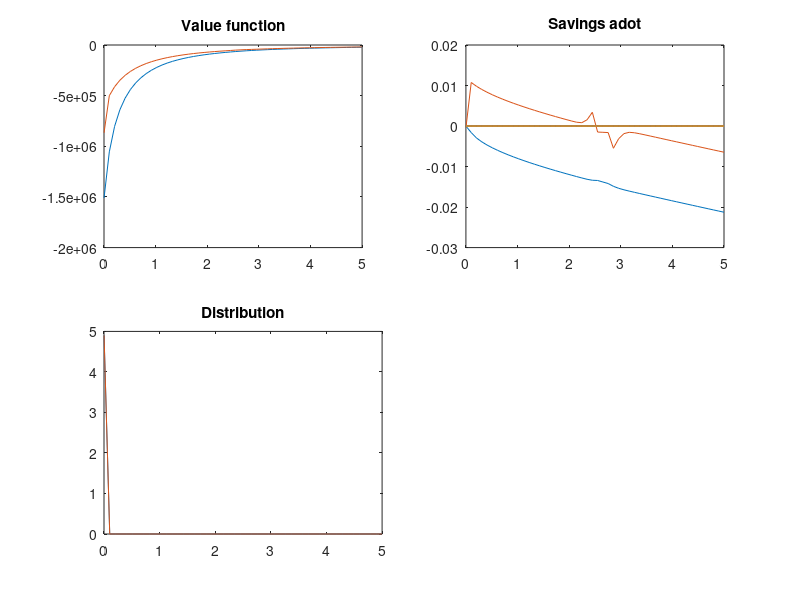

This figure's MATLAB source:
%% Set parameters
clc
clear 
lambda = 0.02;
gamma = 3.5;
eta = 1.5
chi = 1.0;
rho = 0.018;
r = 0.01;

% grids
Na = 50;
amin=0.001;
amax=5.0;
agrid = linspace(amin,amax,Na)';
Da = agrid(2)-agrid(1);

w =0.01;
z = [1 3];
ygrid = w*z;
Ny=length(ygrid);

p=2.0;
% create matrices for the states to make some stuff easier
aa = agrid * ones(1,Ny);
yy = ones(Na,1)*ygrid;

% set the utility functions and it's derivative
util = @(c,gamma) c.^(1-gamma)/(1-gamma);
uprime = @(c,gamma) c.^(-gamma);
uprimeinv = @(dV,gamma) dV.^(-1/gamma);

f = @(h,eta) chi*h.^(1-eta)/(1-eta);
fprime = @(h,eta) chi*h.^(-eta);
fprimeinv = @(dV,eta) 1/chi*dV.^(-1/eta);
bc = @(c,y,a) y - c + r*a ;


% numerical parameters
maxit = 25;
crit = 10^(-6);
Delta = 1000;

% preallocate some variables
dVf = zeros(Na,Ny);
dVb = zeros(Na,Ny);
dV0 = zeros(Na,Ny);
cf = zeros(Na,Ny);
cb = zeros(Na,Ny);
c0 = zeros(Na,Ny);
adotf = zeros(Na,Ny);
adotb = zeros(Na,Ny);
If = false(Na,Ny);
Ib = false(Na,Ny);
I0 = false(Na,Ny);
V   = zeros(Na,Ny);

% initial guess (present value of staying put forever)
V0 =util(r.*aa + yy,gamma)/rho;
Vnew = V0;

%%
for n=1:maxit
    %disp(sprintf('Starting iteration %d',n))
    V = Vnew;
    for iy=1:Ny
        dVf(1:Na-1,iy) = (V(2:Na,iy) - V(1:Na-1,iy))/Da;
        dVb(2:Na,iy) = (V(2:Na,iy) - V(1:Na-1,iy))/Da;
        
        % End point corrections, only the first is important
        dVb(1,iy) = uprime(ygrid(iy) + r*amin,gamma);
        dVf(Na,iy) = uprime(ygrid(iy) + r*amax,gamma); 

        cf(:,iy) = uprimeinv(dVf(:,iy),gamma) ;
        cb(:,iy) = uprimeinv(dVb(:,iy),gamma) ;
        
        hf(:,iy) = fprimeinv(p*dVf(:,iy),eta);
        hb(:,iy) = fprimeinv(p*dVb(:,iy),eta);
        
        adotf(:,iy) = bc(cf(:,iy)+p*hf(:,iy),ygrid(iy),agrid);
        adotb(:,iy) = bc(cb(:,iy)+p*hb(:,iy),ygrid(iy),agrid);
        
        c0(:,iy) = ygrid(iy) + r*agrid;
        dV0 = uprime(c0,gamma);
        
        If(:,iy) = adotf(:,iy)>0; %10^(-6);
        Ib(:,iy) = adotb(:,iy)<0; %-10^(-6);
        % I0(:,iy) = 1 - If(:,iy) - Ib(:,iy); (Using this line you instead
        % of the line outside the loop can lead to imaginary numbers, no
        % idea why...
    end
    
    Ineither = (1-(adotf>0)) .* (1-(adotb<0));
    Iunique = (adotb<0).*(1-(adotf>0)) + (1-(adotb<0)).*(adotf>0);
    Iboth = (adotb<0).*(adotf>0);
    Ib = Iunique.*(adotb<0) ;%+ Iboth.*(Hb>=Hf);
    If = Iunique.*(adotf>0) ;%+ Iboth.*(Hf>=Hb);
    I0 = Ineither;
    I0 = (1-If-Ib);
    
   
    dVupwind = (dVf.*If + dVb.*Ib + dV0.*I0);
    c = uprimeinv(dVupwind,gamma);
    h = fprimeinv(p*dVupwind,eta);
    adot = bc(c + p*h,yy ,aa);
    u = util(c,gamma) + f(h,eta);
    
    % Construct the A matrixIb
    Xvec = - Ib.*adotb/Da;
    Yvec = Ib.*adotb/Da - If.*adotf/Da - lambda;
    Zvec = If.*adotf/Da;
    
    
    A1block = spdiags(Yvec(:,1),0,Na,Na) + spdiags(Xvec(2:Na,1),-1,Na,Na) + spdiags([0;Zvec(1:Na-1,1)],1,Na,Na);
    A2block = spdiags(Yvec(:,2),0,Na,Na) + spdiags(Xvec(2:Na,2),-1,Na,Na) + spdiags([0;Zvec(1:Na-1,2)],1,Na,Na);
    lambdablock = lambda*speye(Na,Na);
    A = [A1block,lambdablock; lambdablock, A2block];
    
    B = (rho + 1/Delta)*speye(2*Na) - A;
    
    ustack = [u(:,1); u(:,2)];
    Vstack = [V(:,1); V(:,2)];
    
    b = ustack + Vstack/Delta;
    Vstack = B\b ;
    Vnew = [Vstack(1:Na), Vstack(Na+1:2*Na)];
    
    diff = max(max(abs(Vnew - V)));
    disp([n,diff])
    if diff<crit
        disp(sprintf('Value function converged on iteration %d',n));
        break
    end
end
V=Vnew;

It = If + Ib;



%% Distribution
AT= A';
tempvec = zeros(Na*2,1);

% Need to hack one value so that it's not singular
ihack = 1;
tempvec(ihack) = 0.1;
row = zeros(1,Na*2);
row(ihack) = 1;
AT(ihack,:) = row;

gstack = AT\tempvec;
gmass = ones(1,2*Na)*gstack*Da;
gstack = gstack/gmass;

g = [gstack(1:Na), gstack(Na+1:2*Na)];
%% Next lets plot the results

figure(1)
subplot(2,2,1)
plot(agrid,V)
title("Value function")

subplot(2,2,2)
plot(agrid,adot)
title("Savings adot")
hold on
plot(agrid,zeros(Na))
hold off

subplot(2,4,5:6)
plot(agrid,g)
title("Distribution")



    
    
    
